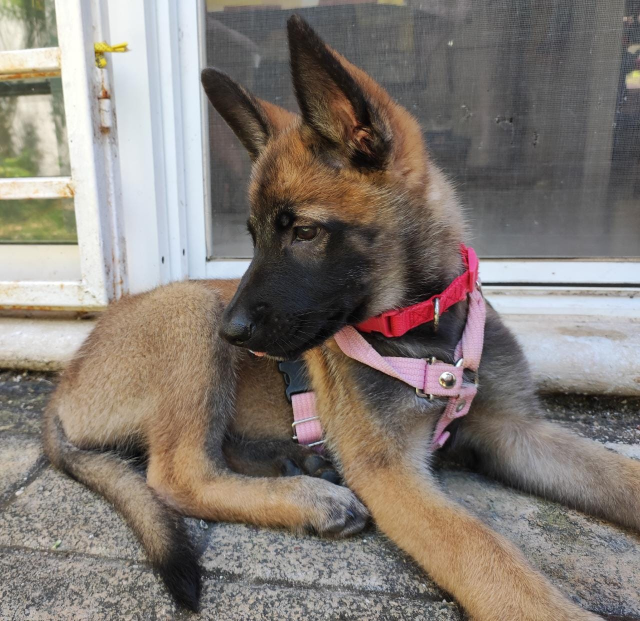
#> input picture Tarea3-Filtros de orden estadistico/nala.jpg, 1280 x 1242 px (shown at 1/2 size)
$ python P3-21-CreateNoisyImg.py
#> lines starting #> are read from the running program, lines starting #| are printed output that depends on the picture; after the words box and inside, x2 and y2 are one past the last pixel; in counts of white or black regions, pixels touching at a corner belong together
import cv2
import numpy as np
import random
import matplotlib.pyplot as plt


def gaussian_noise(img, mean, std):
    out = img.copy()
    out = out.astype(float) / 255.0
    noise = np.random.normal(loc= mean, scale=std, size=out.shape)
    out = out + noise

    if out.min() < 0:
        low_clip = -1.
    else:
        low_clip = 0.
    out = np.clip(out, low_clip, 1.0)
    out = np.uint8(out*255)
    return out


def SaltPepper_Noise(img, pSalt, pPepper):
    out = img.copy()
    pSalt = 1 - pSalt
    for i in range(out.shape[0]):
        for j in range(out.shape[1]):
            p = random.random()
            if p < pPepper:
                out[i][j] = 0
            elif p > pSalt:
                out[i][j] = 255

    return out

def uniform_Noise(img):
    out = img.copy()
    for i in range(out.shape[0]):
        for j in range(out.shape[1]):
            out[i][j] += random.random()
    return out

def gaussSaltPepper_noise(img, mean, std, pSalt, pPepper):
    pSalt = 1 - pSalt
    out = img.copy()
    out = out.astype(float) / 255.0
    noise = np.random.normal(loc= mean, scale=std, size=out.shape)
    out = out + noise

    if out.min() < 0:
        low_clip = -1.
    else:
        low_clip = 0.
    out = np.clip(out, low_clip, 1.0)
    out = np.uint8(out*255)

    for i in range(out.shape[0]):
        for j in range(out.shape[1]):
            p = random.random()
            if p < pPepper:
                out[i][j] = 0
            elif p > pSalt:
                out[i][j] = 255
    return out


img = cv2.imread("nala.jpg", 0)
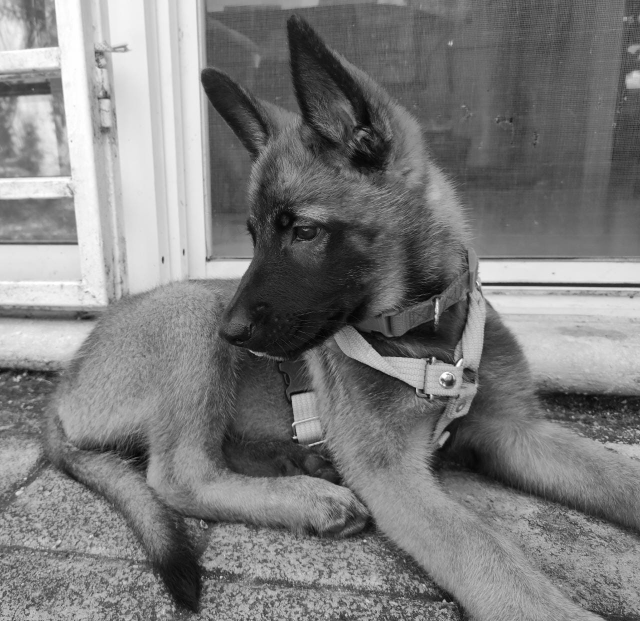
#> img: shape (1242, 1280) (shown at 1/2 size); min 0, max 255, mean 124.7
img = cv2.resize(img, (0,0), fx=0.4, fy=0.4)
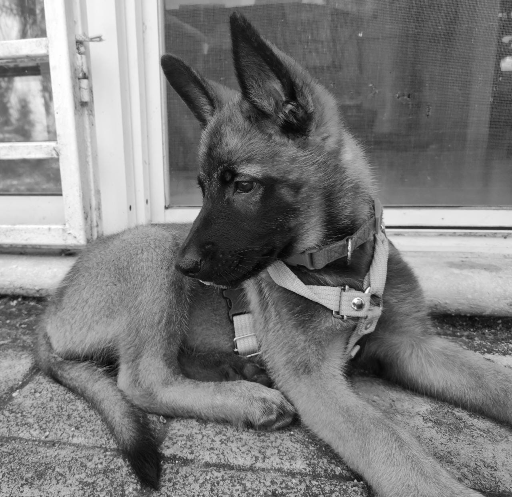
#> img: shape (497, 512); min 3, max 255, mean 124.7

cv2.imshow('Imagen original', img)

cv2.waitKey(0)
cv2.destroyAllWindows()

noisyImg = []
titleNoise = ['Gauss', 'uniforme', 'sal', 'pimienta', 'salpimienta', 'gausssalpimienta']

noisyImg.append(gaussian_noise(img, 0.02, 0.01))
noisyImg.append(uniform_Noise(img))
noisyImg.append(SaltPepper_Noise(img, 0.05, 0))
#> after the loop in SaltPepper_Noise, `for i in range(out.shape[0]):`:
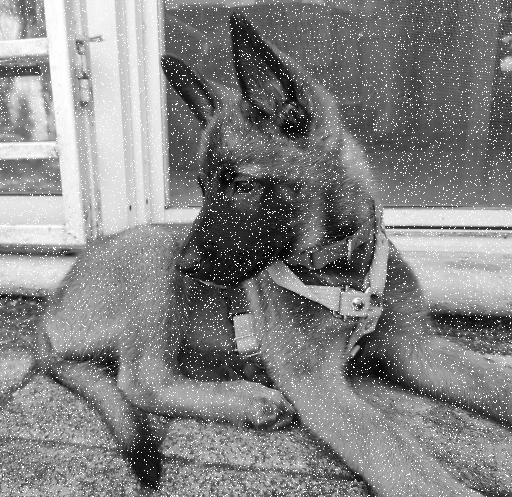
#> out: shape (497, 512); 4.88% of pixels changed, all inside (x1, y1, x2, y2) = (0, 0, 512, 497)
noisyImg.append(SaltPepper_Noise(img, 0, 0.05))
#> call 2 of SaltPepper_Noise, with pSalt = 0, pPepper = 0.05
#> after the loop in SaltPepper_Noise (call 2), `for i in range(out.shape[0]):`:
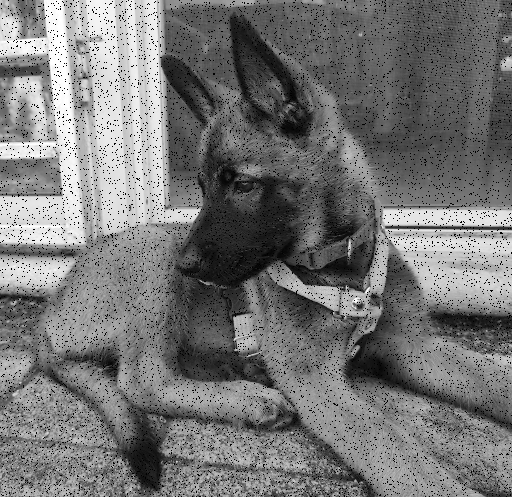
#> out: shape (497, 512); 5.05% of pixels changed, all inside (x1, y1, x2, y2) = (0, 0, 512, 497)
noisyImg.append(SaltPepper_Noise(img, 0.05, 0.05))
#> call 3 of SaltPepper_Noise, with pSalt = 0.05, pPepper = 0.05
#> after the loop in SaltPepper_Noise (call 3), `for i in range(out.shape[0]):`:
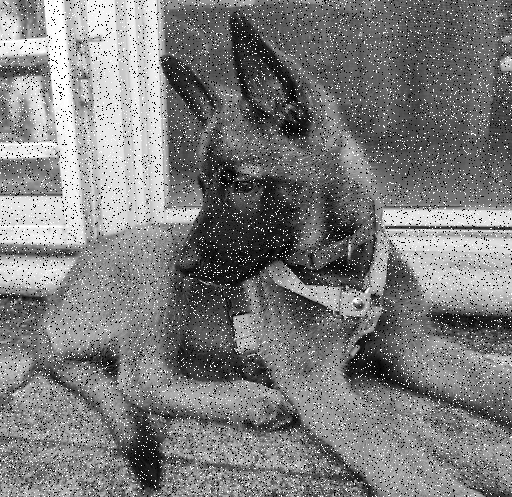
#> out: shape (497, 512); 9.94% of pixels changed, all inside (x1, y1, x2, y2) = (0, 0, 512, 497)
noisyImg.append(gaussSaltPepper_noise(img, 0, 0.01, 0.025, 0.025))
#> after the loop in gaussSaltPepper_noise, `for i in range(out.shape[0]):`:
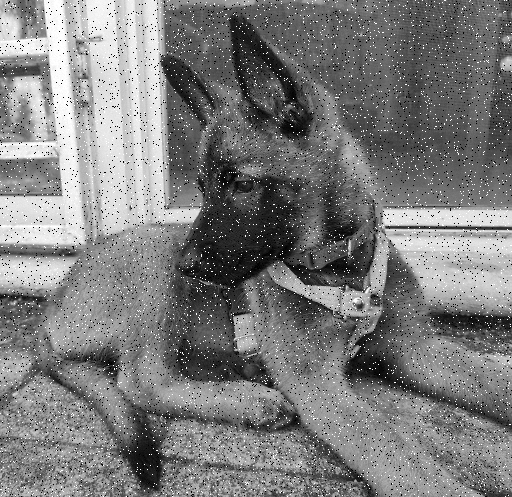
#> out: shape (497, 512); min 0, max 255, mean 124.3


for i in range(len(noisyImg)):
    cv2.imshow('Imagen con ruido '+titleNoise[i], noisyImg[i])
    cv2.imwrite(titleNoise[i]+'.jpg', noisyImg[i])
    cv2.waitKey(0)
    cv2.destroyWindow('Imagen con ruido '+titleNoise[i])
#> this loop made 6 passes


cv2.waitKey(0)
cv2.destroyAllWindows()

$ run again, with Tarea3-Filtros de orden estadistico/Bruno.jpg copied over Tarea3-Filtros de orden estadistico/nala.jpg
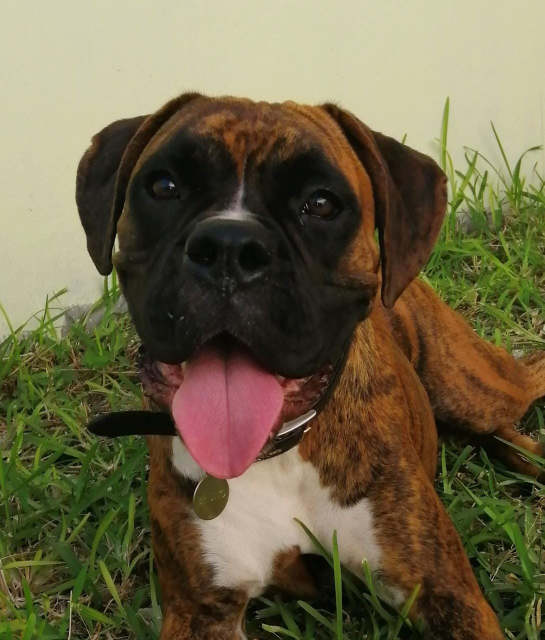
#> input picture Tarea3-Filtros de orden estadistico/Bruno.jpg, 1089 x 1280 px (shown at 1/2 size)
#> after the loop in SaltPepper_Noise (call 3), `for i in range(out.shape[0]):`:
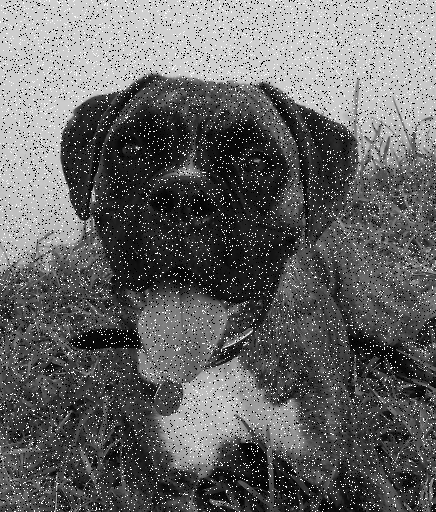
#> out: shape (512, 436); min 0, max 255, mean 101.3
#> after the loop in gaussSaltPepper_noise, `for i in range(out.shape[0]):`:
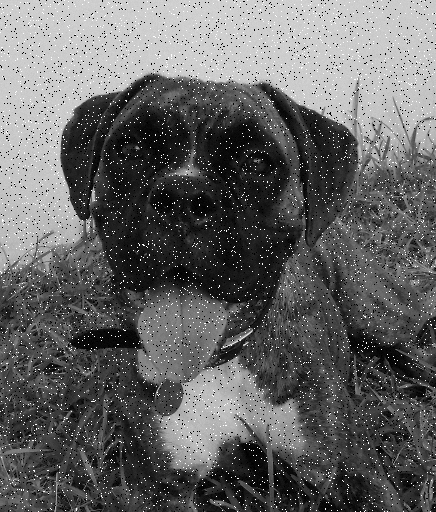
#> out: shape (512, 436); min 0, max 255, mean 99.4
#> the loop `for i in range(len(noisyImg)):` made 6 passes
